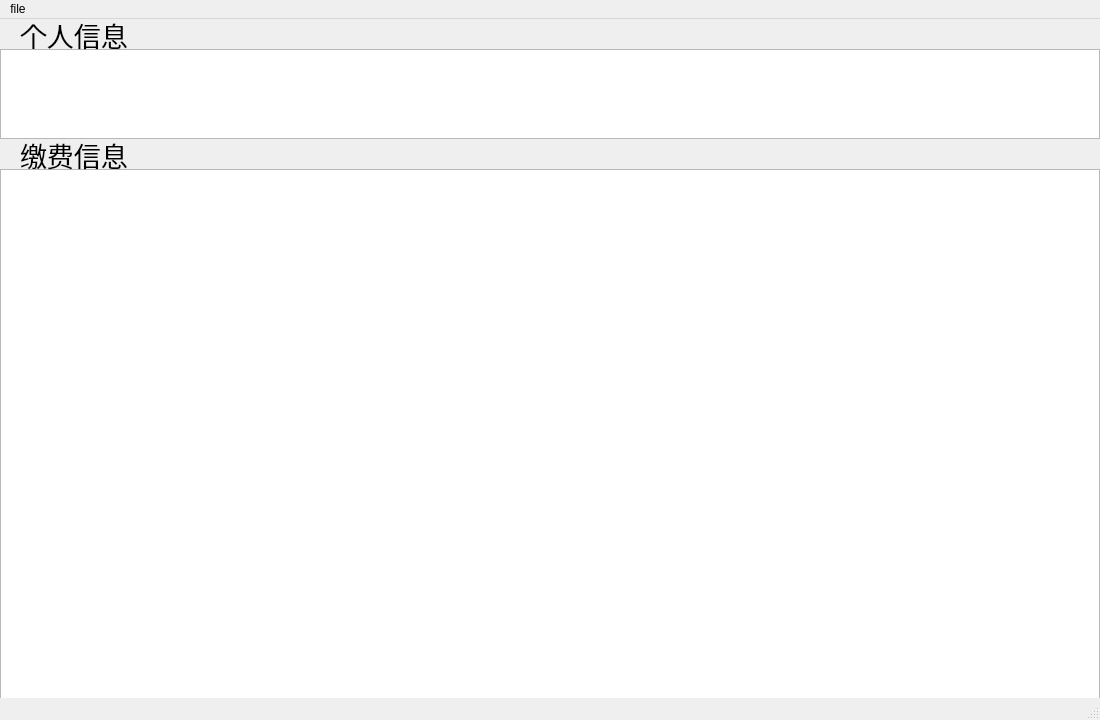
<?xml version="1.0" encoding="UTF-8"?>
<ui version="4.0">
 <class>UserInfoWindow</class>
 <widget class="QMainWindow" name="UserInfoWindow">
  <property name="geometry">
   <rect>
    <x>0</x>
    <y>0</y>
    <width>1100</width>
    <height>720</height>
   </rect>
  </property>
  <property name="windowTitle">
   <string>MainWindow</string>
  </property>
  <widget class="QWidget" name="centralwidget">
   <widget class="QTableView" name="tableView_2">
    <property name="geometry">
     <rect>
      <x>0</x>
      <y>150</y>
      <width>1100</width>
      <height>550</height>
     </rect>
    </property>
   </widget>
   <widget class="QTableView" name="tableView">
    <property name="geometry">
     <rect>
      <x>0</x>
      <y>30</y>
      <width>1100</width>
      <height>90</height>
     </rect>
    </property>
    <property name="sortingEnabled">
     <bool>true</bool>
    </property>
   </widget>
   <widget class="QLabel" name="label">
    <property name="geometry">
     <rect>
      <x>20</x>
      <y>0</y>
      <width>131</width>
      <height>31</height>
     </rect>
    </property>
    <property name="font">
     <font>
      <pointsize>20</pointsize>
     </font>
    </property>
    <property name="text">
     <string>个人信息</string>
    </property>
   </widget>
   <widget class="QLabel" name="label_2">
    <property name="geometry">
     <rect>
      <x>20</x>
      <y>120</y>
      <width>131</width>
      <height>31</height>
     </rect>
    </property>
    <property name="font">
     <font>
      <pointsize>20</pointsize>
     </font>
    </property>
    <property name="text">
     <string>缴费信息</string>
    </property>
   </widget>
  </widget>
  <widget class="QStatusBar" name="statusbar"/>
  <widget class="QMenuBar" name="menuBar">
   <property name="geometry">
    <rect>
     <x>0</x>
     <y>0</y>
     <width>1100</width>
     <height>23</height>
    </rect>
   </property>
   <widget class="QMenu" name="menufile">
    <property name="title">
     <string>file</string>
    </property>
    <addaction name="action"/>
   </widget>
   <addaction name="menufile"/>
  </widget>
  <action name="action">
   <property name="text">
    <string>导出</string>
   </property>
  </action>
 </widget>
 <resources/>
 <connections/>
</ui>
